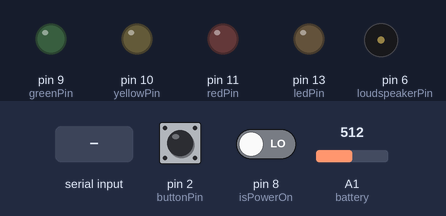
A sketch run on a simulated Arduino Uno, built with avr-gcc and run on an emulated ATmega328P. On the bench: output pins drawn as LEDs (lit = HIGH), buzzer (waves = sounding, pin HIGH). The test bench sets the inputs (shaded band); at power-on: pin 8 (isPowerOn) LOW, A1 (battery) = 512, pin 2 (buttonPin) HIGH.

Above: at 1.2 s.
1.3 s: pin 8 (isPowerOn) driven HIGH
At 1.7 s:
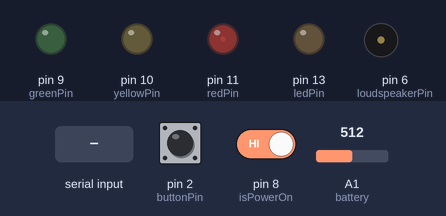
2.8 s: A1 (battery) set to 900
At 4.0 s:
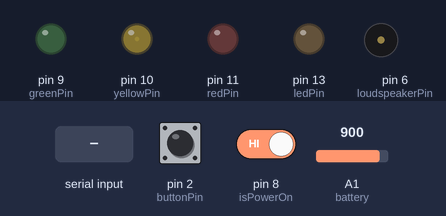
4.3 s: "h" received over Serial
At 5.3 s:
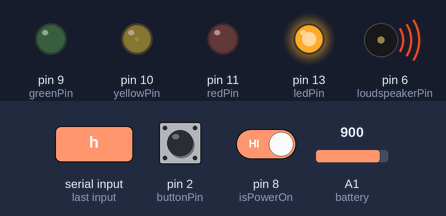
5.8 s: A1 (battery) set to 938
At 6.4 s:
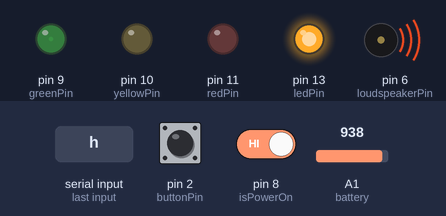
7.3 s: "l" received over Serial
At 8.7 s:
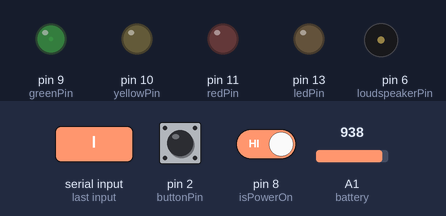
Timing chart, 0 to 10.3 s (numbered marks = the images above; inputs shaded):
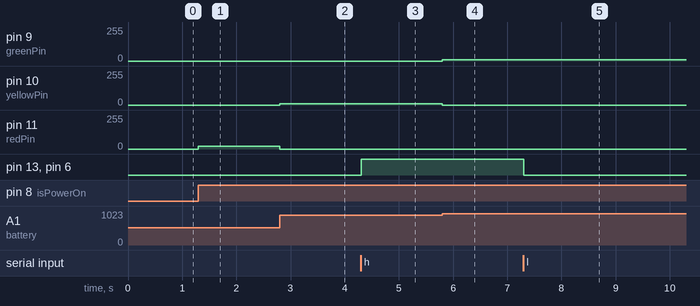

Measured:
- after the input at 1.3 s, pin 11 (redPin): 0/255 → 20/255 at once
- after the input at 2.8 s, pin 10 (yellowPin): 0/255 → 10/255 at once; pin 11 (redPin): 20/255 → 0/255 at once
- after the input at 4.3 s, pin 13 (ledPin), pin 6 (loudspeakerPin): LOW → HIGH at once
- after the input at 5.8 s, pin 9 (greenPin): 0/255 → 10/255 at once; pin 10 (yellowPin): 10/255 → 0/255 at once
- after the input at 7.3 s, pin 13 (ledPin), pin 6 (loudspeakerPin): HIGH → LOW at once

The sketch:

bradbox_arduino.ino
```cpp
#define buttonPin 2                 // button on pin 2
#define loudspeakerPin 6            // high for loudspeaker on, low for loudspeaker off
#define ledPin 13
#define debounceDelay 50            // 50 millisecond delay on the button debounce
#define longHoldDelay 3000           // hold the button for 3 seconds for a long hold to be activated

int battery = A1;    // select the input pin for the battery
int redPin = 11;     // select the pin for the red LED
int yellowPin = 10;  // select the pin for the yellow LED
int greenPin = 9;    // select the pin for the green LED
int isPowerOn = 8;   // select the pin for checking power

int batteryValue = 0;  // variable to store the value coming from the battery
int powerState = 0;    // variable to store the value coming from the power

int buttonState = 0;  // 0 = rest, 1 = debounce_hold, 2 = short_hold, 3 = short_debounce_time, 4 = long_hold
long startTime;       // The time when button transitions from state 0 to state 1
long debounceStartTime; // the time when button transitions from state 2 to state 3

char loudspeakerChar; // 'h' for high (on), 'l' for low (off)

void setup() {
   Serial.begin(9600);              // setup serial with 9600 baud rate

   pinMode(ledPin, OUTPUT);
   pinMode(redPin, OUTPUT);
   pinMode(yellowPin, OUTPUT);
   pinMode(greenPin, OUTPUT);
   pinMode(isPowerOn, INPUT);

   pinMode(loudspeakerPin, OUTPUT);
   digitalWrite(loudspeakerPin, LOW);

   pinMode(buttonPin, INPUT);
   digitalWrite(buttonPin, HIGH);
}

void loop() {

  //---------------------------------------------
  // Handle the battery reading
  //---------------------------------------------
   // read the value from the battery:
  batteryValue = analogRead(battery);

  // see if the power to the whole circuit is on
  powerState = digitalRead(isPowerOn);

  // turn on the right color LED
  // turn on none if the circuit does not have power
  if (powerState == HIGH) {
    if (batteryValue > 928) {
      analogWrite(greenPin, 10);
      analogWrite(yellowPin, 0);
      analogWrite(redPin, 0);
    } else if (batteryValue > 898) {
      analogWrite(greenPin, 0);
      analogWrite(yellowPin, 10);
      analogWrite(redPin, 0);
    } else {
      analogWrite(greenPin, 0);
      analogWrite(yellowPin, 0);
      analogWrite(redPin, 20);
    }
  } else {
      analogWrite(greenPin, 0);
      analogWrite(yellowPin, 0);
      analogWrite(redPin, 0);
  }


   //---------------------------------------------
   // check for loudspeaker
   //---------------------------------------------
   loudspeakerChar = Serial.read();
   if(loudspeakerChar == 'h') {
     digitalWrite(loudspeakerPin, HIGH);
     digitalWrite(ledPin, HIGH);
   } else if(loudspeakerChar == 'l') {
     digitalWrite(loudspeakerPin, LOW);
     digitalWrite(ledPin, LOW);
   }


  //---------------------------------------------
  // Read the button
  //---------------------------------------------

  // IMPORTANT: LOW means button is DEPRESSED!!!!
  int buttonValue = digitalRead(buttonPin);
  if (buttonState == 0) {
    // The button is in a rest state
    if (buttonValue == LOW) {
      startTime = millis();
      buttonState = 1;
    }

  } else if (buttonState == 1) {
    // The button is in a debounce state
    if (buttonValue == HIGH) {
      buttonState = 0;
    } else if (millis() - startTime > debounceDelay) {
      buttonState = 2;
    }

  } else if (buttonState == 2) {
    // The button has been active for a short amount of time
    if (buttonValue == HIGH) {
      buttonState = 3;
    } else if (millis() - startTime > longHoldDelay) {
      buttonState = 4;
      Serial.println("long");
    }
  } else if (buttonState == 3) {
    if (millis() - startTime > debounceDelay) {
      Serial.println("short");
      buttonState = 0;
    } else if (buttonValue == LOW) {
      buttonState = 2;
    }

  } else if (buttonState == 4) {
    // The button has been active for a long amount of time
    if (buttonValue == HIGH) {
      buttonState = 1;
    }
  }

}
```
